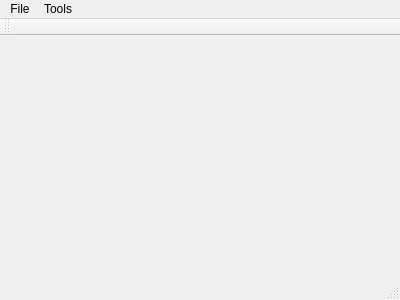
<?xml version="1.0" encoding="UTF-8"?>
<ui version="4.0">
 <class>MainWindow</class>
 <widget class="QMainWindow" name="MainWindow">
  <property name="geometry">
   <rect>
    <x>0</x>
    <y>0</y>
    <width>400</width>
    <height>300</height>
   </rect>
  </property>
  <property name="windowTitle">
   <string>Test 2</string>
  </property>
  <widget class="QWidget" name="centralWidget">
   <layout class="QVBoxLayout" name="verticalLayout">
    <item>
     <widget class="CoordinatesTable" name="ct_widget" native="true"/>
    </item>
   </layout>
  </widget>
  <widget class="QMenuBar" name="menuBar">
   <property name="geometry">
    <rect>
     <x>0</x>
     <y>0</y>
     <width>400</width>
     <height>20</height>
    </rect>
   </property>
   <widget class="QMenu" name="menuFile">
    <property name="title">
     <string>File</string>
    </property>
    <addaction name="actionOpen"/>
    <addaction name="actionSave_As"/>
    <addaction name="separator"/>
    <addaction name="actionExit"/>
   </widget>
   <widget class="QMenu" name="menuTools">
    <property name="title">
     <string>Tools</string>
    </property>
    <addaction name="actionAdd_Entry"/>
    <addaction name="actionEdit_Entry"/>
    <addaction name="separator"/>
    <addaction name="actionRemove_Entry"/>
    <addaction name="actionCopy"/>
    <addaction name="actionPaste"/>
   </widget>
   <addaction name="menuFile"/>
   <addaction name="menuTools"/>
  </widget>
  <widget class="QToolBar" name="mainToolBar">
   <attribute name="toolBarArea">
    <enum>TopToolBarArea</enum>
   </attribute>
   <attribute name="toolBarBreak">
    <bool>false</bool>
   </attribute>
  </widget>
  <widget class="QStatusBar" name="statusBar"/>
  <action name="actionOpen">
   <property name="text">
    <string>Open</string>
   </property>
  </action>
  <action name="actionSave_As">
   <property name="text">
    <string>Save As...</string>
   </property>
  </action>
  <action name="actionExit">
   <property name="text">
    <string>Exit</string>
   </property>
  </action>
  <action name="actionAdd_Entry">
   <property name="text">
    <string>Add Entry...</string>
   </property>
  </action>
  <action name="actionEdit_Entry">
   <property name="text">
    <string>Edit Entry...</string>
   </property>
  </action>
  <action name="actionRemove_Entry">
   <property name="text">
    <string>Remove Entry...</string>
   </property>
  </action>
  <action name="actionCopy">
   <property name="text">
    <string>Copy</string>
   </property>
  </action>
  <action name="actionPaste">
   <property name="text">
    <string>Paste</string>
   </property>
  </action>
 </widget>
 <layoutdefault spacing="6" margin="11"/>
 <customwidgets>
  <customwidget>
   <class>CoordinatesTable</class>
   <extends>QWidget</extends>
   <header>coordinatestable.h</header>
   <container>1</container>
  </customwidget>
 </customwidgets>
 <resources/>
 <connections/>
</ui>
